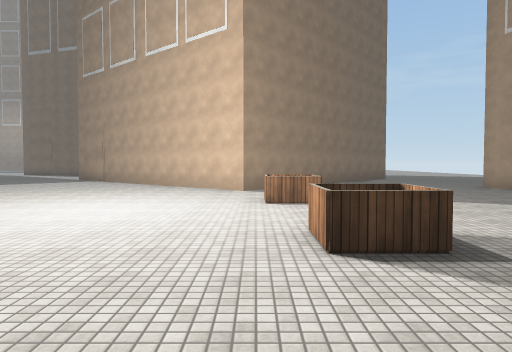
[1] (above)

24 first-person views from a walk through a scene from a Unity 3-D project. The camera is 1.5 m above the floor, tilts 2° down and sees 70° across. The floor is counted in squares, 2 m on a side. Each view is taken from the middle of a square. On the plan, view 1 faces up. The plan holds only what a view shows up to about 11 squares ahead; the rest is blank. The place goes on beyond the plan. The player character is not drawn. Surface patterns are stand-ins for the level's own textures.

[2]
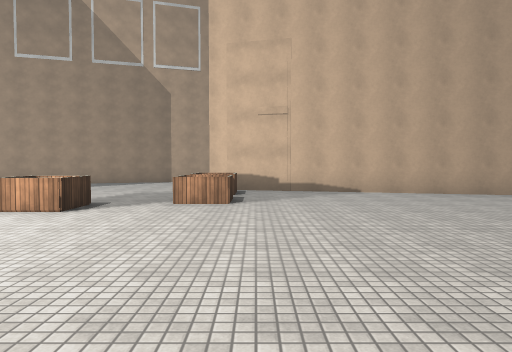

[3]
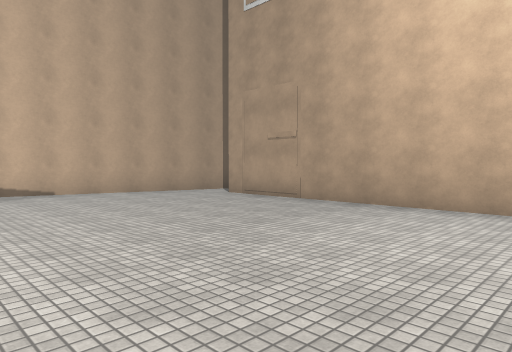

[4]
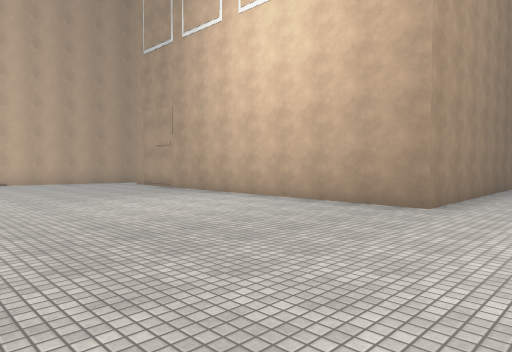

[5]
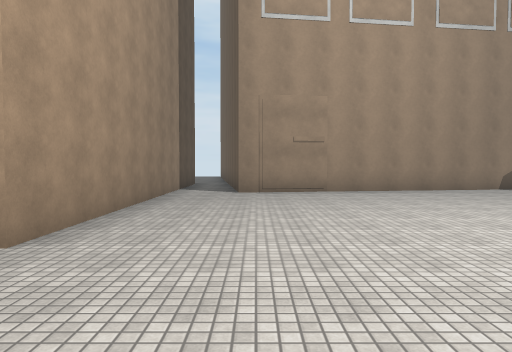

[6]
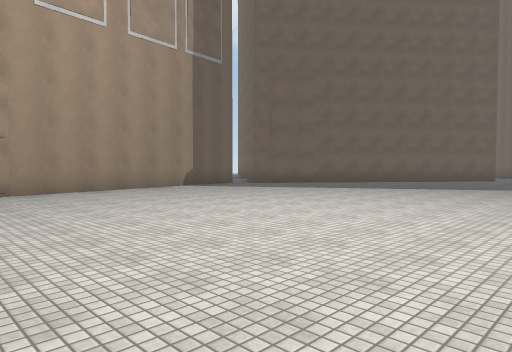

[7]
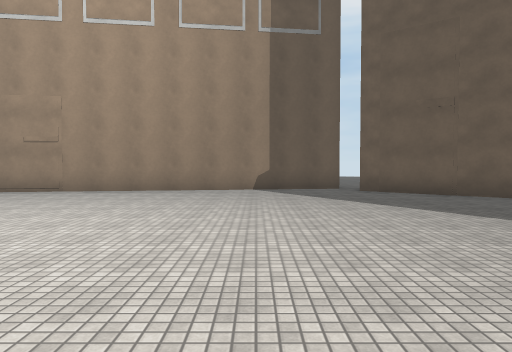

[8]
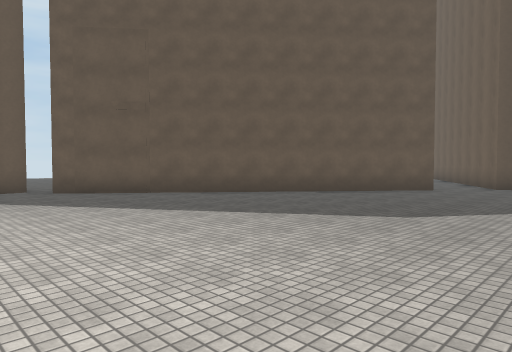

[9]
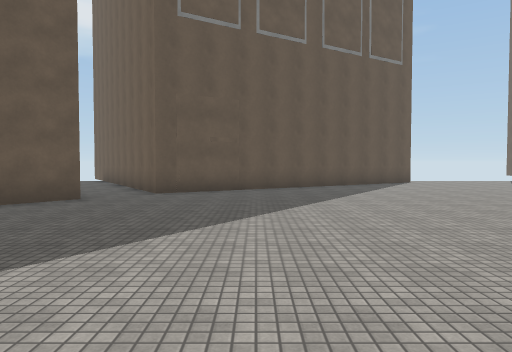

[10]
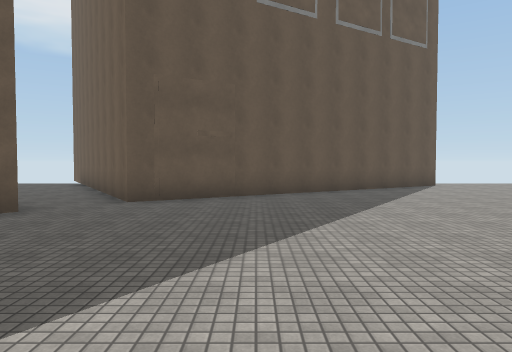

[11]
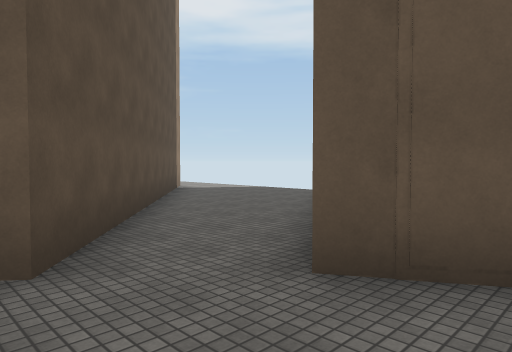

[12]
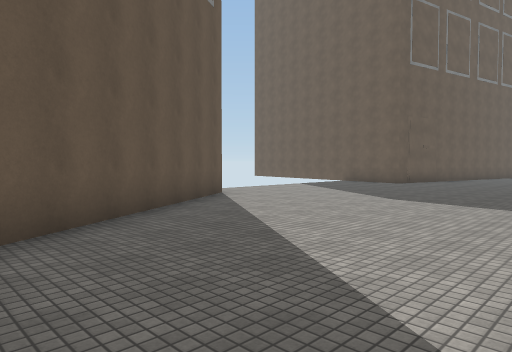

[13]
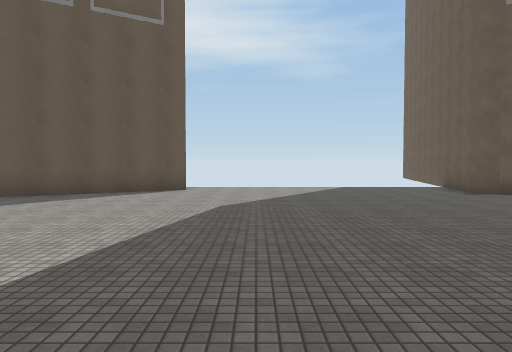

[14]
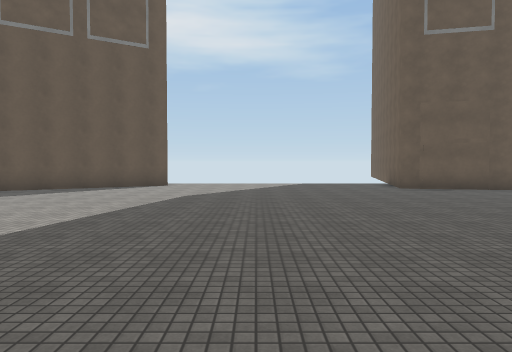

[15]
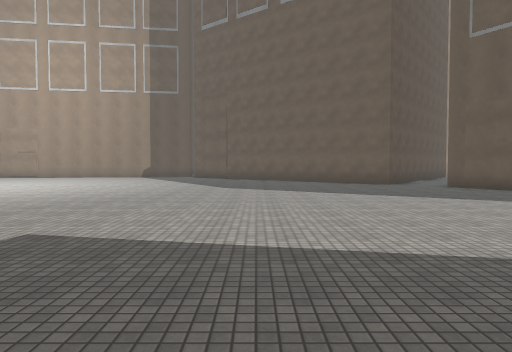

[16]
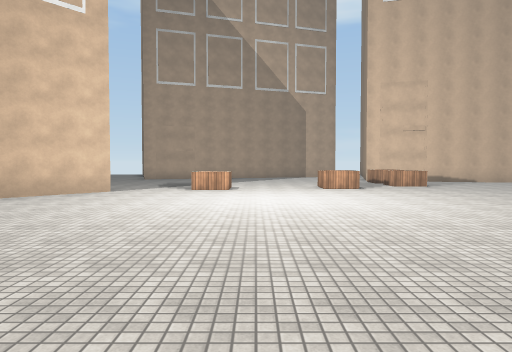

[17]
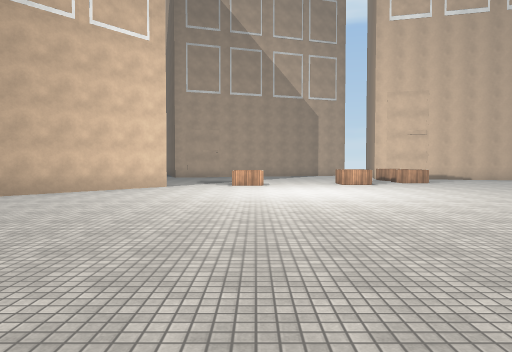

[18]
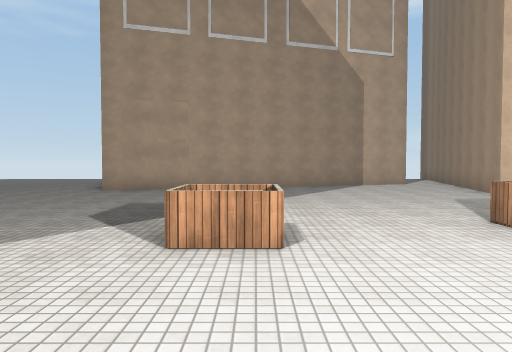

[19]
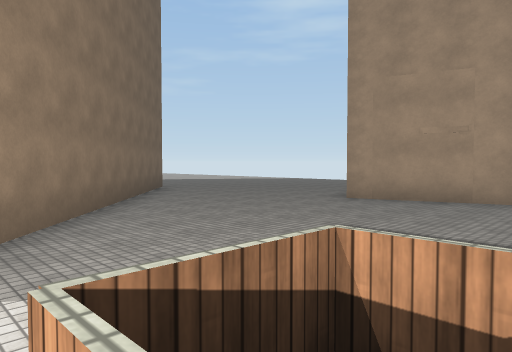

[20]
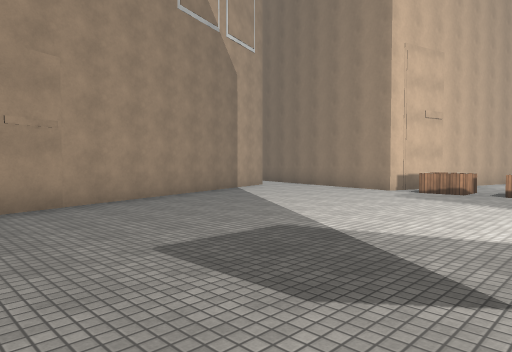

[21]
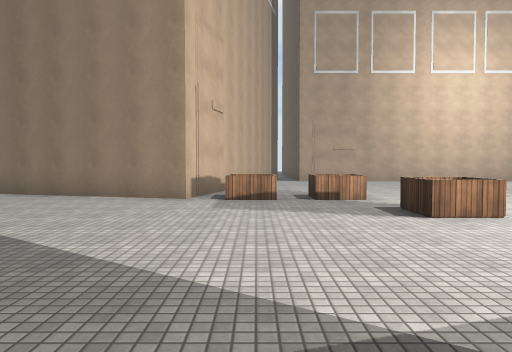

[22]
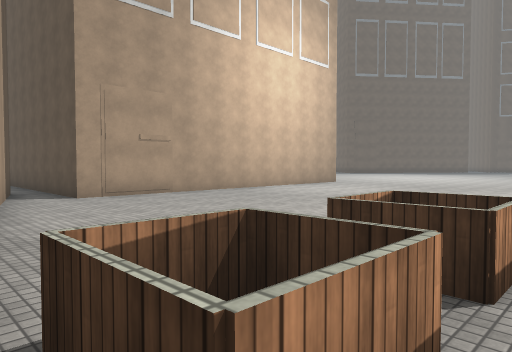

[23]
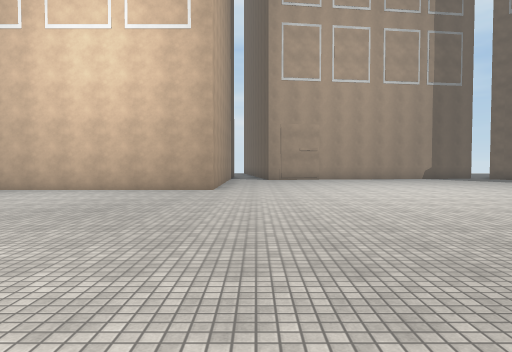

[24]
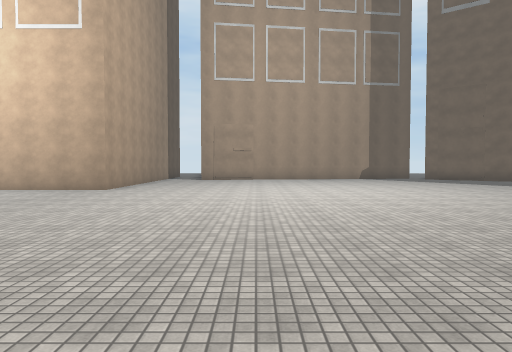

### Floor plan
Key: @ floor where view 1 was taken; . floor; = window, fence, low wall or low ledge; B building.
Columns run from 33 left of view 1 to 8 right of it. Each row starts with its distance up from view 1.
 12 B...                        ..BB  B......
 11 B....                     ......BB......B
 10 .......                  .......B........B
  9 ........               ..................B
  8 ..........            ...................B
  7 ...........          .............=.......
  6 ............          ....................
  5 ............           ...................
  4 .............        .  ..........=.......
  3 .............       ..............=.......
  2 ..............     ........ ..............
  1 B..............    ........  ......=.=BBB.
  0 B..............   ...............@....B  B
 -1  B.............. .....................B
 -2  B....................................B
 -3   B...................................B
 -4    B.................................B
 -5    BB................................B
 -6   BB.................................B
 -7  B...B....................BBBBBBBBBB.B
 -8 B....BBB..................B        BB
 -9 ....B  BB.................B        B.
-10 ...B     B................B        B.
-11 ..B       B...............B        B
-12 .B         BB.............B
-13 .B          BB....BBBBBB..B
-14 B            .BBBB     B..B

Positions as (right, up) in squares from view 1, and headings:
1: (0, 0), facing up
2: (-5, 0), facing right
3: (-5, 0), facing down-right
4: (-10, 0), facing down-right
5: (-10, -3), facing down
6: (-10, -3), facing down-left
7: (-17, -3), facing down
8: (-17, -3), facing down-left
9: (-20, -3), facing left
10: (-22, -3), facing left
11: (-27, -4), facing down-left
12: (-27, -3), facing up-left
13: (-24, 5), facing left
14: (-22, 6), facing left
15: (-23, 6), facing down
16: (-10, 6), facing right
17: (-12, 7), facing right
18: (-3, 7), facing right
19: (0, 7), facing up-right
20: (1, 11), facing down-right
21: (4, 9), facing down
22: (5, 2), facing down-left
23: (-9, 4), facing down
24: (-12, 4), facing down
